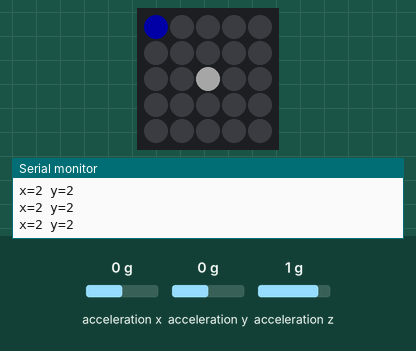
Recording of a sketch running on a simulated ESP32. Parts: 5×5 RGB LED matrix (first LED top left, wired row by row), the last lines printed to the serial monitor. The test bench sets the inputs (shaded band); at power-on: acceleration x 0 g, acceleration y 0 g, acceleration z 1 g. Dim RGB values are drawn brighter than linear; USB keyboard and mouse output is not drawn.

Above: at 1.2 s.
1.3 s: acceleration x set to -1.4 g
At 2.6 s:
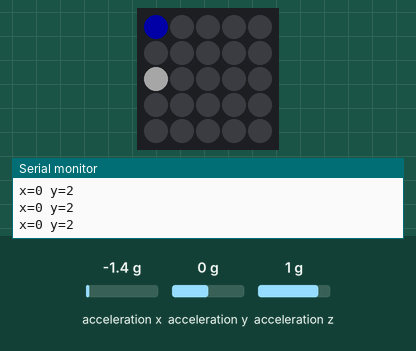
2.9 s: acceleration y set to -1.4 g
4.6 s: acceleration x set to 0 g
At 5.6 s:
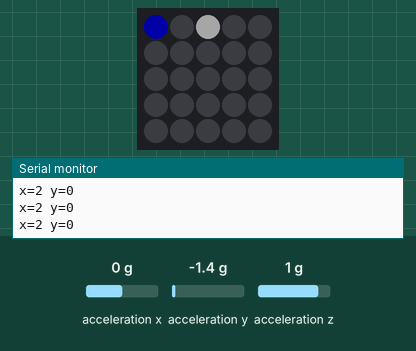
6.1 s: acceleration x set to -0.8 g
7.9 s: acceleration y set to 0 g
At 8.7 s:
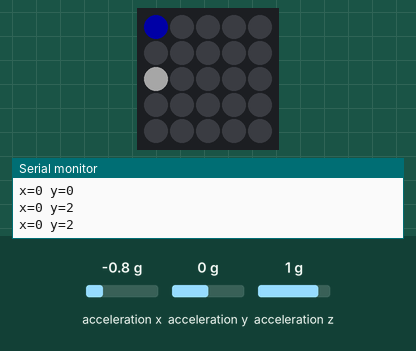
Timing chart, 0 to 10.7 s (numbered marks = the images above; inputs shaded):
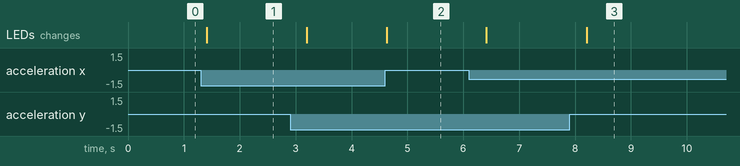

The sketch:

BT_Gravity_Keyborad.ino
```cpp
#include <M5Atom.h>
#include <BleKeyboard.h>
// bt remote control page-down/up
BleKeyboard bleKeyboard("M5AtomPrintScreen");
int oldX, oldY;
boolean smart = false;
//key code
int up = KEY_UP_ARROW ;//有问题
int down = KEY_DOWN_ARROW ;
int left = KEY_LEFT_ARROW ;
int right = KEY_RIGHT_ARROW ;
//上下翻页 KEY_PAGE_UP  KEY_PAGE_DOWN

void setup() {
  M5.begin(true,false,true);
  bleKeyboard.begin();
  M5.IMU.Init();
  oldX = -1;
  oldY = -1;
}

void loop() {
  float accX, accY, accZ;
  int x, y;
  M5.Btn.read();

  M5.IMU.getAccelData(&accX, &accY, &accZ);
  x = constrain(accX * 5 + 2, 0, 4);
  y = constrain(accY * 5 + 2, 0, 4);
  Serial.print("x=");
  Serial.print(x);
  Serial.print(" y=");
  Serial.println(y);
  if (oldX != x || oldY != y) {
    M5.dis.drawpix(oldX, oldY, 0x000000);
    M5.dis.drawpix(x, y, 0xffffff);
    oldX = x;
    oldY = y;
  }

  if(M5.Btn.isPressed()){
    Serial.println("butt Pressed");
    //配准

    //切换键位模式

    //灵敏度
    smart=!smart;
    Serial.print("smart=");
    Serial.println(smart);
  }

  if(bleKeyboard.isConnected()){
      M5.dis.drawpix(0,0x0000ff);

      if(x==0){
        bleKeyboard.write(up);
        bleKeyboard.write(up);
      }
      if(x==1 and smart){
        bleKeyboard.write(up);
      }
//    down
      if(x==3 and smart){
        bleKeyboard.write(down);
      }
      if(x==4){
        bleKeyboard.write(down);
        bleKeyboard.write(down);
      }
//    left
      if(y==0){
        bleKeyboard.write(left);
        bleKeyboard.write(left);
      }
      if(y==1 and smart){
        bleKeyboard.write(left);
      }
//    right
      if(y==3 and smart){
        bleKeyboard.write(right);
      }
      if(y==4){
        bleKeyboard.write(right);
        bleKeyboard.write(right);
      }
      delay(250);
//    }
  }
  else{
    M5.dis.drawpix(0,0x00ff00);
  }
  delay(100);
}
```

Measured:
- after the input at 1.3 s, the LEDs: change after 0.11 s (image 1)
- after the input at 4.6 s, the LEDs: change at once (image 2)
- after the input at 7.9 s, the LEDs: change after 0.31 s (image 3)
